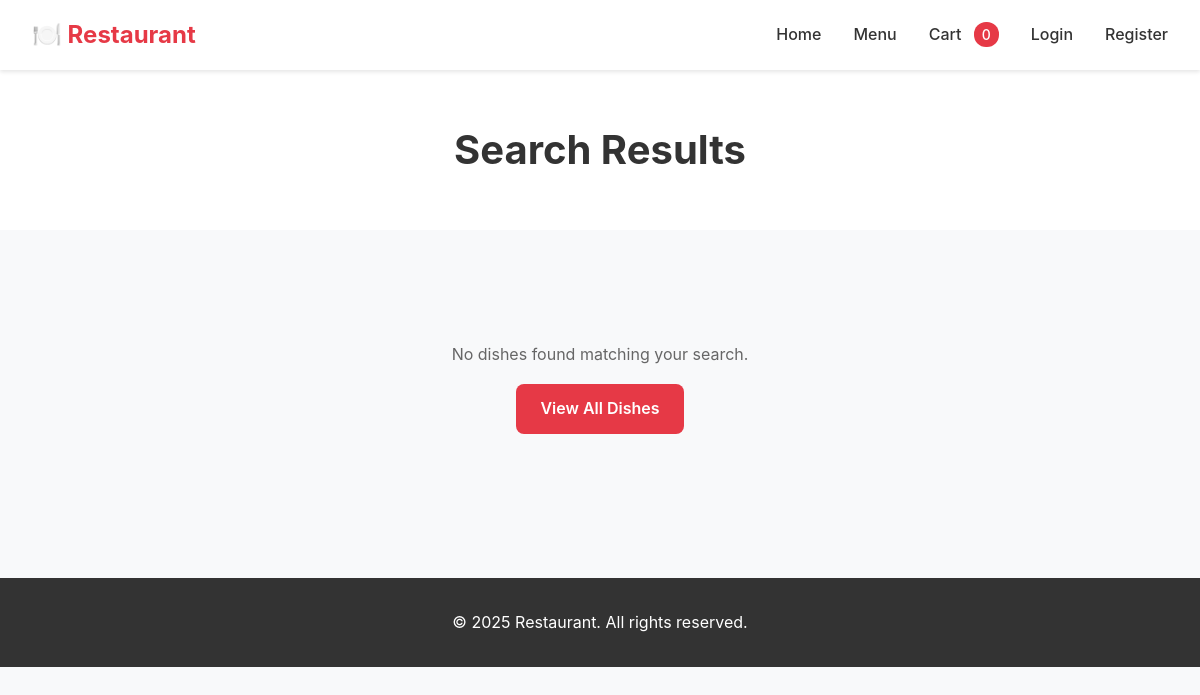
The page /menu/search/ on the database as committed earlier.
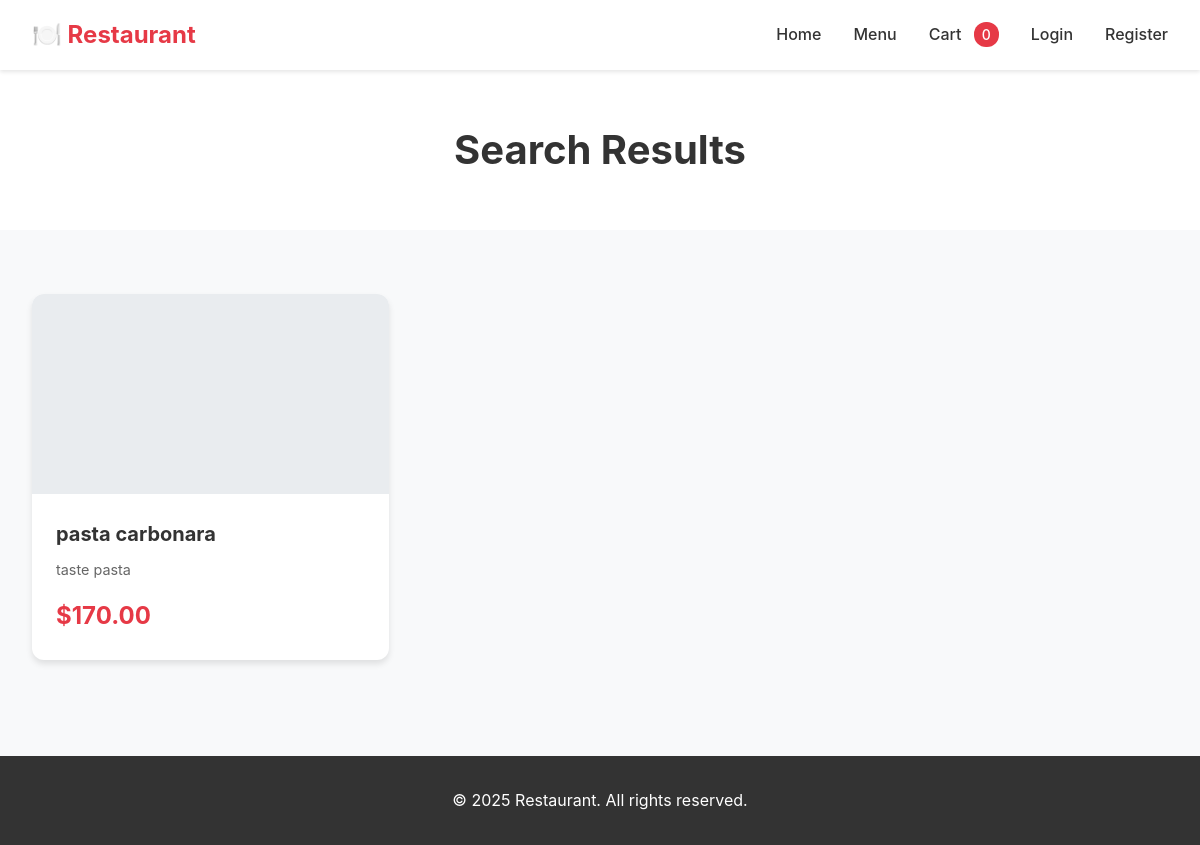
The same page on the database as committed later.
### restoraunt_app/models.py (models this page shows, shortened)
class Dish(models.Model):
    category = models.ForeignKey(Category, on_delete=models.CASCADE, related_name="dishes")
    name = models.CharField(max_length=200)
    description = models.TextField()
    ingredients = models.TextField()
    image = models.ImageField(upload_to="dishes/", blank=True, null=True)
    price = models.DecimalField(max_digits=7, decimal_places=2)
    is_available = models.BooleanField(default=True)
    created_at = models.DateTimeField(default=timezone.now)

### restoraunt_app/views.py (the view)
# urls.py: path("menu/search/", search_dishes, name="search_dishes"),
def search_dishes(request):
    query = request.GET.get("q", "")
    dishes = Dish.objects.filter(name__icontains=query)
    return render(request, "menu/search_results.html", {
        "query": query,
        "dishes": dishes
    })

### restoraunt_app/templates/menu/search_results.html (shortened to what this page needs)
{% extends "base.html" %}
{% block content %}
<div class="page-header">
    <h1>Search Results</h1>
</div>
<div class="container">
    {% if dishes %}
    <div class="dish-grid">
        {% for dish in dishes %}
        <a href="{% url 'dish_detail' dish.id %}" class="dish-card">
            {% if dish.image %}
            <img src="{{ dish.image.url }}" alt="{{ dish.name }}" class="dish-image">
            {% else %}
            <div class="dish-image"></div>
            {% endif %}
            <div class="dish-content">
                <h3 class="dish-name">{{ dish.name }}</h3>
                <p class="dish-description">{{ dish.description }}</p>
                <div class="dish-footer">
                    <span class="dish-price">${{ dish.price }}</span>
                </div>
            </div>
        </a>
        {% endfor %}
    </div>
    {% else %}
    <div class="no-results">
        <p>No dishes found matching your search.</p>
        <a href="{% url 'menu' %}" class="btn btn-primary" style="margin-top: 1rem;">View All Dishes</a>
    </div>
    {% endif %}
</div>
{% endblock %}

Rows that differ between the two databases and show on the page:
added Dish: name "pasta carbonara", description "taste pasta", price "170.00"
Other text that changed with them:
text no longer shown: "No dishes found matching your search. View All Dishes"
